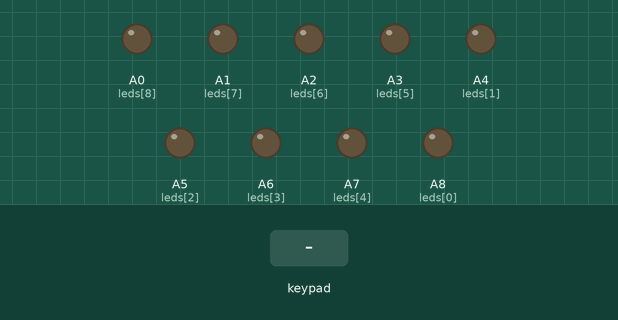
The sketch below on a simulated Arduino Mega 2560, built with avr-gcc and run on an emulated ATmega2560. Shown: output pins drawn as LEDs (lit = HIGH). Dashed ring = blinking. The test bench sets the inputs (shaded band).

Above: at 1.2 s.
1.3 s: keypad keys 2 2 2 3 2 4 2 5 pressed 0.4 s apart
At 5.2 s:
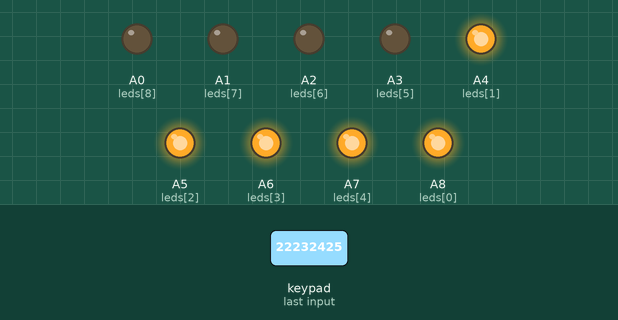
6.0 s: key '7' pressed
At 6.7 s:
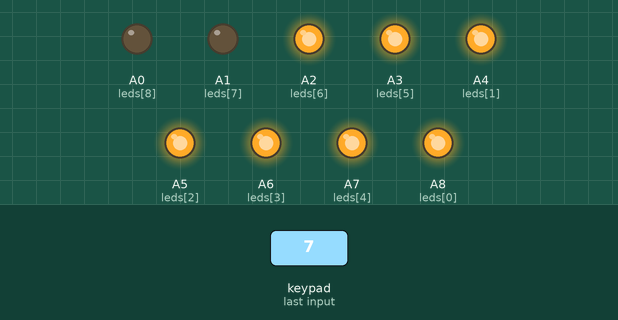
7.5 s: key '8' pressed
At 7.8 s:
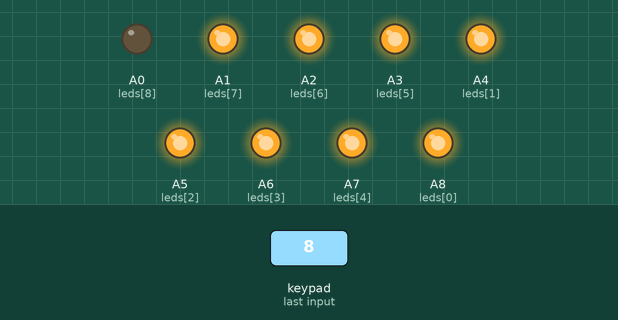
9.0 s: keypad keys 2 6 2 7 2 8 2 9 pressed 0.4 s apart
At 9.6 s:
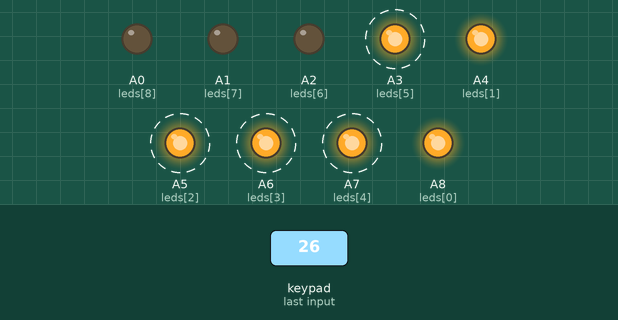
13.7 s: key '1' pressed
At 14.9 s:
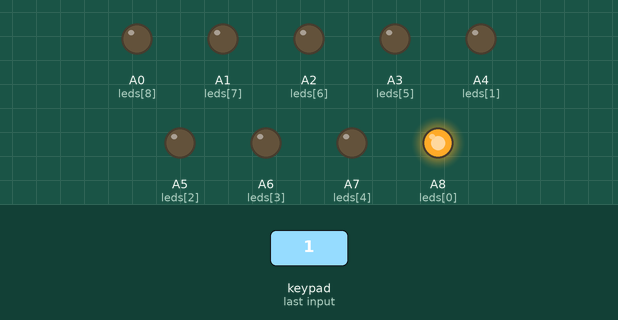
15.2 s: key '9' pressed
At 16.2 s:
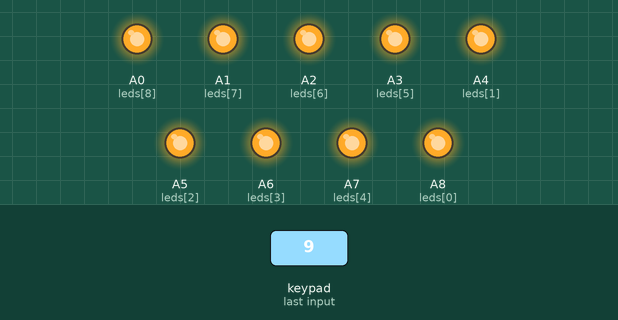
Timing chart, 0 to 17.7 s (numbered marks = the images above; inputs shaded):
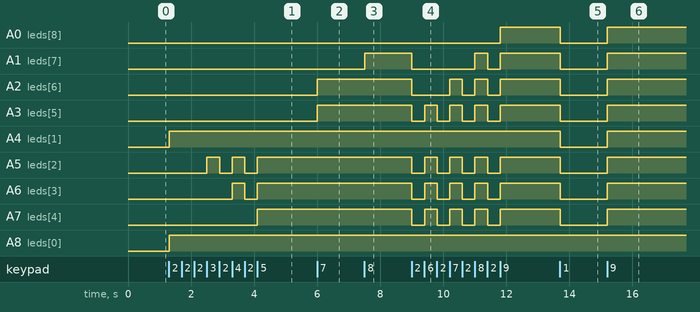

The sketch:

sketch_oct14a.ino
```cpp
#include <Keypad.h>

const int LED_NUM = 9;
const int leds[LED_NUM] = {A8, A4, A5, A6, A7, A3, A2, A1, A0};

const byte ROWS = 4;
const byte COLS = 4;
char keys[ROWS][COLS] = {
  {'7','8','9','/'},
  {'4','5','6','*'},
  {'1','2','3','-'},
  {'C','0','=','+'}
};

byte rowPins[ROWS] = {22, 23, 24, 25};
byte colPins[COLS] = {26, 27, 28, 29};

Keypad keypad = Keypad(makeKeymap(keys), rowPins, colPins, ROWS, COLS);

int LED_ON_Num = 0;

void setup(){
  for(int i=0;i<LED_NUM;i++)
    pinMode(leds[i], OUTPUT);
  keypad.addEventListener(keypadEvent);
}

void loop(){
  for(int i=0;i<LED_NUM;i++)
    digitalWrite(leds[i], (i < LED_ON_Num ? HIGH : LOW));
  char key = keypad.getKey();
}

void keypadEvent(KeypadEvent key) {
  int n = key - '0';
  if(n < 0 || n > LED_NUM)
    return;
  switch (keypad.getState()){
    case PRESSED:
      LED_ON_Num = n;
    break;
    case RELEASED:
      //LED_ON_Num = 0;
    break;
  }
}
```

Measured:
- after the input at 1.3 s, A4 (leds[1]), A8 (leds[0]): LOW → HIGH at once; A5 (leds[2]): alternates HIGH for 0.40 s and LOW for 0.40 s, 5 changes in all, then stays HIGH, starting after 1.2 s; A6 (leds[3]): LOW → HIGH after 2.0 s, → LOW 0.39 s later, → HIGH 0.40 s later; A7 (leds[4]): LOW → HIGH after 2.8 s
- after the input at 6.0 s, A2 (leds[6]), A3 (leds[5]): LOW → HIGH at once
- after the input at 7.5 s, A1 (leds[7]): LOW → HIGH at once
- after the input at 9.0 s, A0 (leds[8]): LOW → HIGH after 2.8 s; A1 (leds[7]): HIGH → LOW at once, → HIGH 2.0 s later, → LOW 0.40 s later, → HIGH 0.40 s later
- after the input at 13.7 s, A0 (leds[8]), A1 (leds[7]), A2 (leds[6]), A3 (leds[5]), A4 (leds[1]), A5 (leds[2]), A6 (leds[3]), A7 (leds[4]): HIGH → LOW at once
- after the input at 15.2 s, A0 (leds[8]), A1 (leds[7]), A2 (leds[6]), A3 (leds[5]), A4 (leds[1]), A5 (leds[2]), A6 (leds[3]), A7 (leds[4]): LOW → HIGH at once
